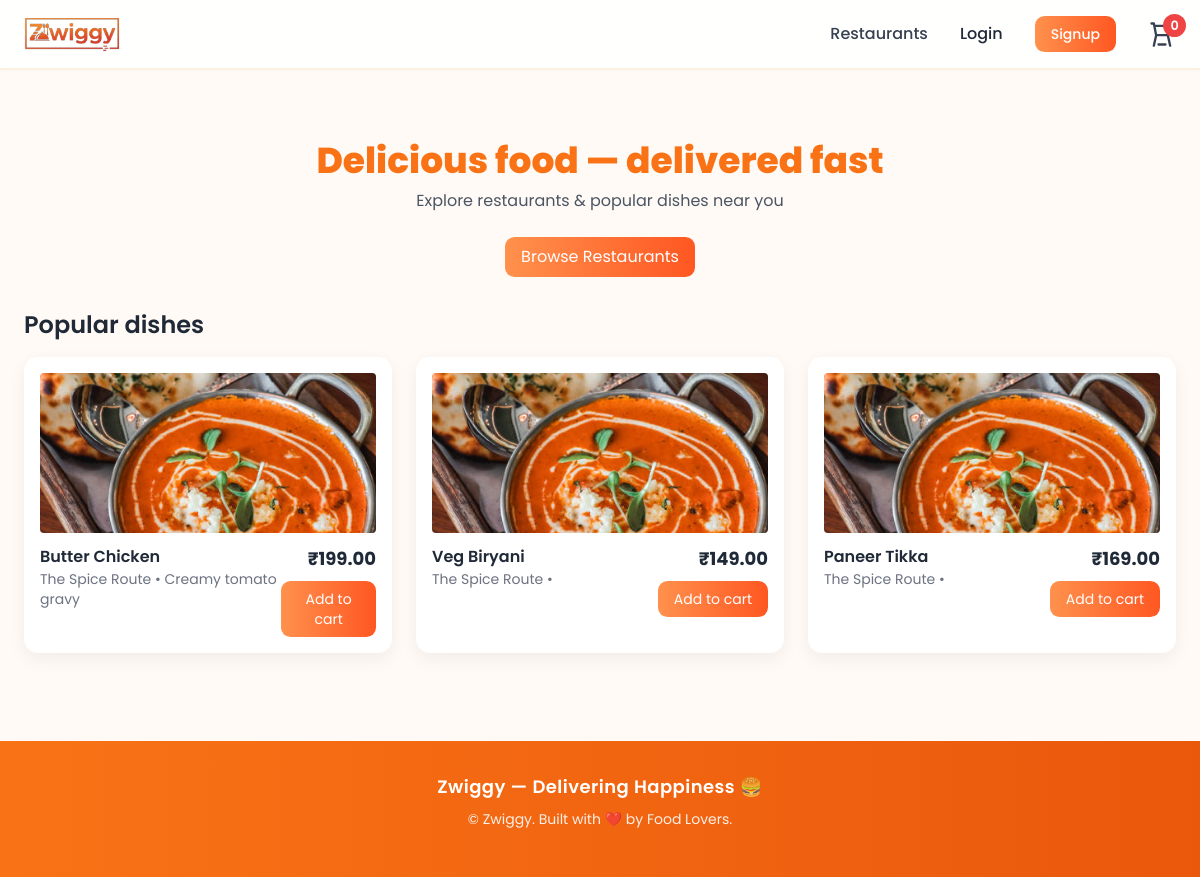
The page / on the database its author committed.
### main/models.py (models this page shows, shortened)
class MenuItem(models.Model):
    restaurant = models.ForeignKey(Restaurant, on_delete=models.CASCADE, related_name='menu_items')
    name = models.CharField(max_length=150)
    price = models.DecimalField(max_digits=8, decimal_places=2)
    description = models.TextField(blank=True)
    image = models.ImageField(upload_to='menu/', blank=True, null=True)

class Restaurant(models.Model):
    name = models.CharField(max_length=150)
    cuisine = models.CharField(max_length=100, blank=True)
    rating = models.FloatField(default=4.0)
    delivery_time = models.CharField(max_length=30, default="30-40 mins")
    image = models.ImageField(upload_to='restaurants/', blank=True, null=True)

### main/views.py (the view)
# urls.py: path('', views.home, name='home'),
def home(request):
    restaurants = Restaurant.objects.all()
    menu_items = MenuItem.objects.select_related('restaurant').all()[:12]
    cart_count = _get_cart_count(request)
    return render(request, 'main/home.html', {
        'restaurants': restaurants,
        'menu_items': menu_items,
        'cart_count': cart_count,
    })

### main/views.py (called while the page is built)
def _get_cart_count(request):
    if request.user.is_authenticated:
        return CartItem.objects.filter(user=request.user).aggregate(total=models.Sum('quantity'))['total'] or 0
    else:
        session_cart = request.session.get('cart', {})  # {item_id: qty}
        return sum(session_cart.values()) if session_cart else 0

### main/templates/main/home.html (shortened to what this page needs)
{% extends 'main/base.html' %}
{% load static %}
{% block content %}
<section class="text-center py-8">
  <h1 class="text-4xl font-extrabold text-orange-500 mb-2">Delicious food — delivered fast</h1>
  <p class="text-gray-600 mb-6">Explore restaurants & popular dishes near you</p>
  <a href="{% url 'restaurants' %}" class="btn-accent inline-block">Browse Restaurants</a>
</section>
<h2 class="text-2xl font-semibold mb-4">Popular dishes</h2>
<div class="grid grid-cols-1 sm:grid-cols-2 md:grid-cols-3 gap-6">
  {% for item in menu_items %}
  <div class="card bg-white p-4">
    {% if item.image %}
      <img src="{{ item.image.url }}" class="w-full h-40 object-cover rounded" alt="{{ item.name }}">
    {% else %}
      <img src="{% static 'main/images/Butter-Chicken.jpg' %}" class="w-full h-40 object-cover rounded" alt="{{ item.name }}">
    {% endif %}
    <div class="mt-3 flex justify-between items-start">
      <div>
        <h3 class="font-semibold">{{ item.name }}</h3>
        <p class="text-sm text-gray-500">{{ item.restaurant.name }} • {{ item.description|truncatechars:60 }}</p>
      </div>
      <div class="text-right">
        <div class="text-lg font-bold">₹{{ item.price }}</div>
        <form action="{% url 'add_to_cart' item.id %}" method="post" class="mt-2">
          <button type="submit" class="btn-accent text-sm">Add to cart</button>
        </form>
      </div>
    </div>
  </div>
  {% empty %}
    <p class="text-gray-500 col-span-3">No items yet. Add some menu items from admin.</p>
  {% endfor %}
</div>
{% endblock %}

### main/templates/main/base.html (style rules this page uses)
body { font-family: 'Poppins', sans-serif; background: #fffaf5; }
.btn-accent { background: linear-gradient(90deg, #ff914d, #ff5722); color: #fff; padding: 0.5rem 1rem; border-radius: 0.6rem; transition: 0.3s; }
.card { border-radius: 14px; box-shadow: 0 6px 18px rgba(0, 0, 0, 0.06); transition: transform 0.2s ease, box-shadow 0.2s ease; }

### rows shown on the page
MenuItem: name "Butter Chicken", restaurant.name "The Spice Route", description "Creamy tomato gravy", price "199.00"
MenuItem: name "Veg Biryani", restaurant.name "The Spice Route", price "149.00"
MenuItem: name "Paneer Tikka", restaurant.name "The Spice Route", price "169.00"

### other values the page prints
{{ cart_count|default:0 }} "0"
